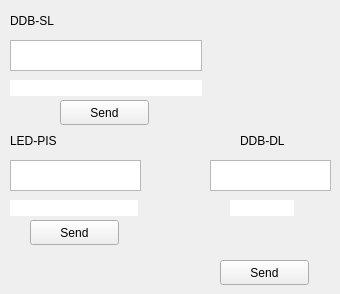
    <widget class="QWidget" name="led">
     <attribute name="title">
      <string>LED</string>
     </attribute>
     <widget class="QLabel" name="label_2">
      <property name="geometry">
       <rect>
        <x>10</x>
        <y>10</y>
        <width>81</width>
        <height>21</height>
       </rect>
      </property>
      <property name="text">
       <string>DDB-SL</string>
      </property>
     </widget>
     <widget class="QTextEdit" name="DDBSLTextEdit">
      <property name="geometry">
       <rect>
        <x>10</x>
        <y>40</y>
        <width>192</width>
        <height>31</height>
       </rect>
      </property>
     </widget>
     <widget class="QLabel" name="label_3">
      <property name="geometry">
       <rect>
        <x>10</x>
        <y>80</y>
        <width>192</width>
        <height>16</height>
       </rect>
      </property>
      <property name="font">
       <font>
        <pointsize>10</pointsize>
        <weight>75</weight>
        <bold>true</bold>
        <stylestrategy>NoAntialias</stylestrategy>
        <kerning>true</kerning>
       </font>
      </property>
      <property name="styleSheet">
       <string notr="true">background-color: rgb(255,255,255);
color: rgb(0, 0, 0);</string>
      </property>
      <property name="text">
       <string/>
      </property>
     </widget>
     <widget class="QLabel" name="label_4">
      <property name="geometry">
       <rect>
        <x>240</x>
        <y>130</y>
        <width>81</width>
        <height>21</height>
       </rect>
      </property>
      <property name="text">
       <string>DDB-DL</string>
      </property>
     </widget>
     <widget class="QLabel" name="label_5">
      <property name="geometry">
       <rect>
        <x>10</x>
        <y>130</y>
        <width>81</width>
        <height>21</height>
       </rect>
      </property>
      <property name="text">
       <string>LED-PIS</string>
      </property>
     </widget>
     <widget class="QTextEdit" name="textEdit_2">
      <property name="geometry">
       <rect>
        <x>10</x>
        <y>160</y>
        <width>131</width>
        <height>31</height>
       </rect>
      </property>
     </widget>
     <widget class="QLabel" name="label_6">
      <property name="geometry">
       <rect>
        <x>10</x>
        <y>200</y>
        <width>128</width>
        <height>16</height>
       </rect>
      </property>
      <property name="styleSheet">
       <string notr="true">background-color: rgb(255,255,255);
color: rgb(0, 0, 0);</string>
      </property>
      <property name="text">
       <string/>
      </property>
     </widget>
     <widget class="QPushButton" name="DDBSLBtn">
      <property name="geometry">
       <rect>
        <x>60</x>
        <y>100</y>
        <width>89</width>
        <height>25</height>
       </rect>
      </property>
      <property name="text">
       <string>Send</string>
      </property>
     </widget>
     <widget class="QPushButton" name="ledPushButton_2">
      <property name="geometry">
       <rect>
        <x>30</x>
        <y>220</y>
        <width>89</width>
        <height>25</height>
       </rect>
      </property>
      <property name="text">
       <string>Send</string>
      </property>
     </widget>
     <widget class="QLabel" name="label_8">
      <property name="geometry">
       <rect>
        <x>230</x>
        <y>200</y>
        <width>64</width>
        <height>16</height>
       </rect>
      </property>
      <property name="styleSheet">
       <string notr="true">background-color: rgb(255,255,255);
color: rgb(0, 0, 0);</string>
      </property>
      <property name="text">
       <string/>
      </property>
     </widget>
     <widget class="QLabel" name="label_9">
      <property name="geometry">
       <rect>
        <x>230</x>
        <y>230</y>
        <width>64</width>
        <height>16</height>
       </rect>
      </property>
      <property name="text">
       <string/>
      </property>
     </widget>
     <widget class="QPushButton" name="pushButton">
      <property name="geometry">
       <rect>
        <x>220</x>
        <y>260</y>
        <width>89</width>
        <height>25</height>
       </rect>
      </property>
      <property name="text">
       <string>Send</string>
      </property>
     </widget>
     <widget class="QTextEdit" name="textEdit">
      <property name="geometry">
       <rect>
        <x>210</x>
        <y>160</y>
        <width>121</width>
        <height>31</height>
       </rect>
      </property>
     </widget>
    </widget>
